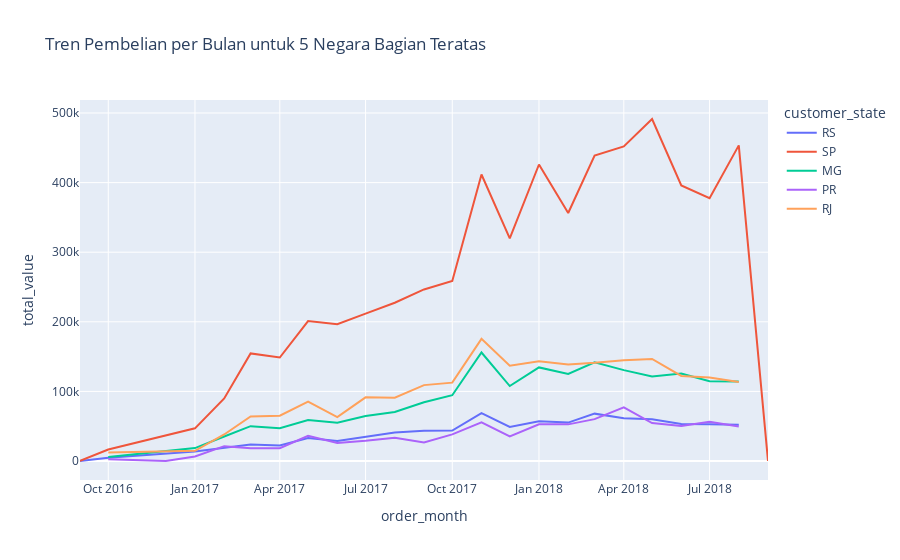

Notebook code cell kept with this figure:
### Code cell
# Visualisasi 2: Time Series untuk Tren Pembelian per Bulan
geo_orders['order_month'] = geo_orders['order_purchase_timestamp'].dt.to_period('M')
monthly_state_orders = geo_orders.groupby(['order_month', 'customer_state']).agg({'total_value': 'sum'}).reset_index()
top_states = geo_orders.groupby('customer_state')['total_value'].sum().sort_values(ascending=False).head(5).index
# Convert 'order_month' to string before plotting
monthly_state_orders['order_month'] = monthly_state_orders['order_month'].astype(str)
fig = px.line(
    monthly_state_orders[monthly_state_orders['customer_state'].isin(top_states)],
    x='order_month',
    y='total_value',
    color='customer_state',
    title="Tren Pembelian per Bulan untuk 5 Negara Bagian Teratas"
)
fig.show()

### Figure 1 — Plotly figure (JSON) as saved in the notebook; plotly's stock layout.template omitted (floating-point values rounded to 4 significant figures)
{"data": [{"hovertemplate": "customer_state=RS<br>order_month=%{x}<br>total_value=%{y}<extra></extra>", "legendgroup": "RS", "line": {"color": "#636efa", "dash": "solid"}, "marker": {"symbol": "circle"}, "mode": "lines", "name": "RS", "orientation": "v", "showlegend": true, "type": "scatter", "x": ["2016-09", "2016-10", "2017-01", "2017-02", "2017-03", "2017-04", "2017-05", "2017-06", "2017-07", "2017-08", "2017-09", "2017-10", "2017-11", "2017-12", "2018-01", "2018-02", "2018-03", "2018-04", "2018-05", "2018-06", "2018-07", "2018-08"], "xaxis": "x", "y": [75.06, 4638.0, 13620.0, 18320.0, 23630.0, 22370.0, 33020.0, 28880.0, 35200.0, 40830.0, 43440.0, 43850.0, 68730.0, 49010.0, 57270.0, 55180.0, 68070.0, 61420.0, 60080.0, 53080.0, 52980.0, 52130.0], "yaxis": "y"}, {"hovertemplate": "customer_state=SP<br>order_month=%{x}<br>total_value=%{y}<extra></extra>", "legendgroup": "SP", "line": {"color": "#EF553B", "dash": "solid"}, "marker": {"symbol": "circle"}, "mode": "lines", "name": "SP", "orientation": "v", "showlegend": true, "type": "scatter", "x": ["2016-09", "2016-10", "2017-01", "2017-02", "2017-03", "2017-04", "2017-05", "2017-06", "2017-07", "2017-08", "2017-09", "2017-10", "2017-11", "2017-12", "2018-01", "2018-02", "2018-03", "2018-04", "2018-05", "2018-06", "2018-07", "2018-08", "2018-09"], "xaxis": "x", "y": [143.5, 16490.0, 46940.0, 89890.0, 154600.0, 148700.0, 201100.0, 196400.0, 211800.0, 227400.0, 246500.0, 258800.0, 411600.0, 319700.0, 426000.0, 356300.0, 438800.0, 452000.0, 491400.0, 395900.0, 377600.0, 453500.0, 166.5], "yaxis": "y"}, {"hovertemplate": "customer_state=MG<br>order_month=%{x}<br>total_value=%{y}<extra></extra>", "legendgroup": "MG", "line": {"color": "#00cc96", "dash": "solid"}, "marker": {"symbol": "circle"}, "mode": "lines", "name": "MG", "orientation": "v", "showlegend": true, "type": "scatter", "x": ["2016-10", "2017-01", "2017-02", "2017-03", "2017-04", "2017-05", "2017-06", "2017-07", "2017-08", "2017-09", "2017-10", "2017-11", "2017-12", "2018-01", "2018-02", "2018-03", "2018-04", "2018-05", "2018-06", "2018-07", "2018-08"], "xaxis": "x", "y": [5621.0, 18620.0, 35270.0, 50100.0, 47120.0, 59040.0, 54840.0, 64710.0, 70420.0, 84380.0, 94550.0, 155900.0, 107700.0, 134400.0, 125200.0, 141800.0, 130600.0, 121500.0, 125800.0, 114500.0, 114100.0], "yaxis": "y"}, {"hovertemplate": "customer_state=PR<br>order_month=%{x}<br>total_value=%{y}<extra></extra>", "legendgroup": "PR", "line": {"color": "#ab63fa", "dash": "solid"}, "marker": {"symbol": "circle"}, "mode": "lines", "name": "PR", "orientation": "v", "showlegend": true, "type": "scatter", "x": ["2016-10", "2016-12", "2017-01", "2017-02", "2017-03", "2017-04", "2017-05", "2017-06", "2017-07", "2017-08", "2017-09", "2017-10", "2017-11", "2017-12", "2018-01", "2018-02", "2018-03", "2018-04", "2018-05", "2018-06", "2018-07", "2018-08"], "xaxis": "x", "y": [2475.0, 19.62, 6483.0, 21330.0, 18430.0, 18460.0, 36310.0, 25940.0, 29120.0, 33460.0, 26520.0, 38260.0, 55470.0, 35410.0, 52650.0, 52650.0, 60130.0, 77120.0, 54480.0, 50330.0, 56410.0, 49480.0], "yaxis": "y"}, {"hovertemplate": "customer_state=RJ<br>order_month=%{x}<br>total_value=%{y}<extra></extra>", "legendgroup": "RJ", "line": {"color": "#FFA15A", "dash": "solid"}, "marker": {"symbol": "circle"}, "mode": "lines", "name": "RJ", "orientation": "v", "showlegend": true, "type": "scatter", "x": ["2016-10", "2017-01", "2017-02", "2017-03", "2017-04", "2017-05", "2017-06", "2017-07", "2017-08", "2017-09", "2017-10", "2017-11", "2017-12", "2018-01", "2018-02", "2018-03", "2018-04", "2018-05", "2018-06", "2018-07", "2018-08"], "xaxis": "x", "y": [12350.0, 14750.0, 38120.0, 64080.0, 65040.0, 85460.0, 63200.0, 91470.0, 90960.0, 109100.0, 112600.0, 175500.0, 136800.0, 143200.0, 138800.0, 141000.0, 144700.0, 146600.0, 122300.0, 120100.0, 113500.0], "yaxis": "y"}], "layout": {"legend": {"title": {"text": "customer_state"}, "tracegroupgap": 0}, "title": {"text": "Tren Pembelian per Bulan untuk 5 Negara Bagian Teratas"}, "xaxis": {"anchor": "y", "domain": [0, 1], "title": {"text": "order_month"}}, "yaxis": {"anchor": "x", "domain": [0, 1], "title": {"text": "total_value"}}}}
